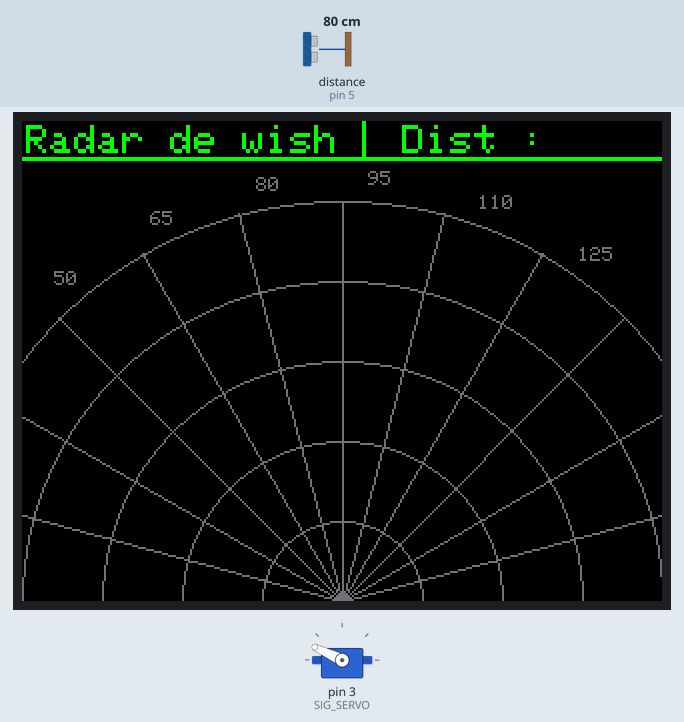
Recording of a sketch running on a simulated Arduino Uno, built with avr-gcc and run on an emulated ATmega328P. On the bench: 320×240 colour display, servo. Wiring (inferred from the names in the program): ultrasonic range finder: trigger pin 4; echo pin 5. Inputs (shaded band) come from the test bench; at power-on: distance to the obstacle (sensor on pin 5) 80 cm. The echo pulse lasts 58.3 µs per cm.

Above: at 0.4 s.
At 10.5 s:
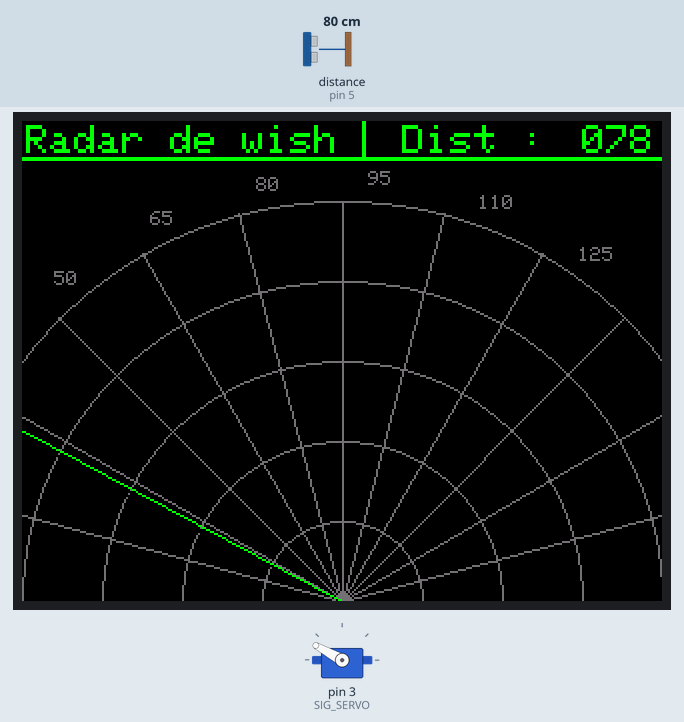
10.6 s: distance to the obstacle (sensor on pin 5) set to 2 cm
At 13.19 s:
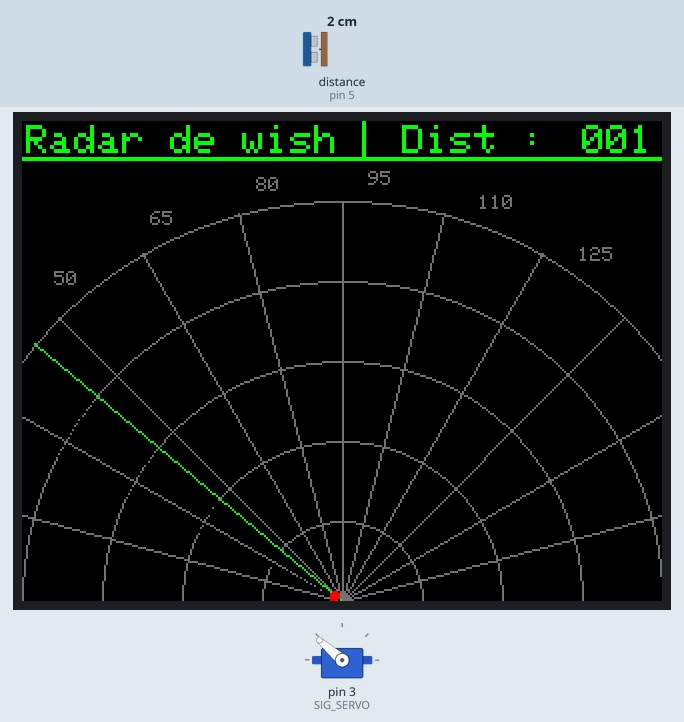
13.2 s: distance to the obstacle (sensor on pin 5) set to 250 cm
At 14.2 s:
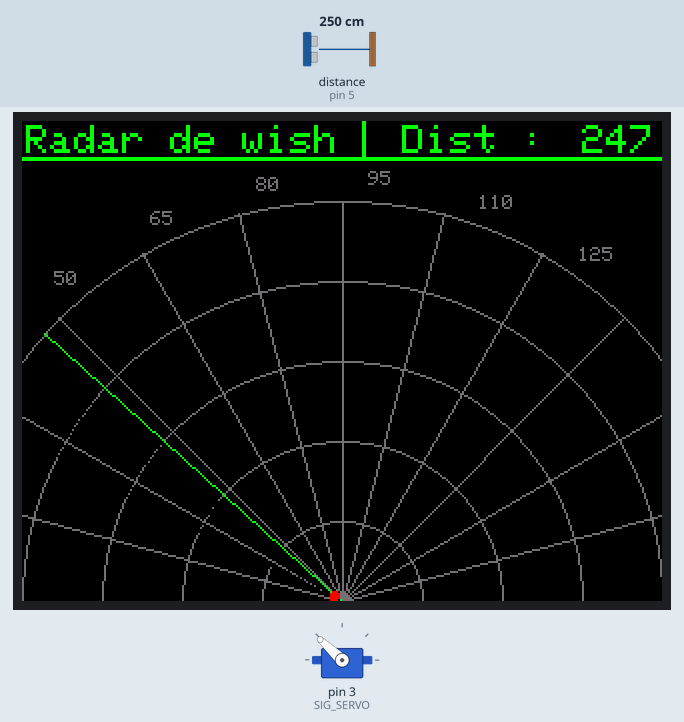
15.8 s: distance to the obstacle (sensor on pin 5) set to 35 cm
At 19.63 s:
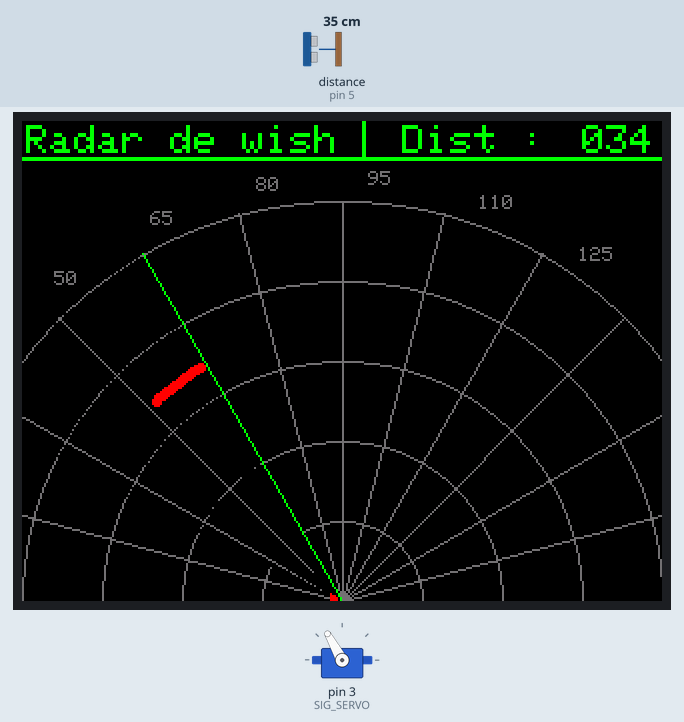
Timing chart, 0 to 31.7 s (numbered marks = the images above; inputs shaded):
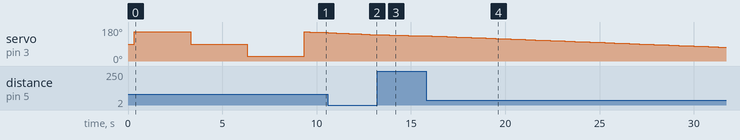

Measured:
- what the display in image 3 shows lasts 0.5 s, from 13.8 s to 14.3 s

The sketch:

radar_tft.ino
```cpp
// https://passionelectronique.fr/tutorial-ecran-tft-ili9341-arduino-esp32/

#define MINANGLE 25
#define MAXANGLE 155

uint8_t angle_courant = MINANGLE;
char pas = 1;

void setup() {
  setTables();
  initTFT();
  initCapteur();
  initServo();

  displayLadder();
  displayNumbers();
  turn(MINANGLE);
  delay(3000);
  turn((MAXANGLE+MINANGLE)/2);
  delay(3000);
  turn(MAXANGLE);
  delay(3000);
}

void loop() {
  for (int i = 0; i <= MAXANGLE-MINANGLE; i ++) {
    angle_courant += pas;
    turn(angle_courant);
    saveDistance(angle_courant, readCapteurMedian());
    displayValue(getDistance(angle_courant));
    renderRay(angle_courant, pas);
  }
  pas *= -1;
}
```

capteur.ino
```cpp
#define trigPin 4
#define echoPin 5

#define FILTRE 20 // taille du filtre median

uint8_t lstDistances[MAXANGLE-MINANGLE];
uint8_t lstLastDistances[MAXANGLE-MINANGLE];

// initialie le capteur
void initCapteur() {
  pinMode(trigPin, OUTPUT);
  pinMode(echoPin, INPUT);
  for (int i = 0; i < MAXANGLE-MINANGLE; i++) {
    lstDistances[i] = 255;
    lstLastDistances[i] = 255;
  }
}

// lit les donnees du capteur
int readCapteur(void) {
  digitalWrite(trigPin, HIGH);
  delayMicroseconds(10);
  digitalWrite(trigPin, LOW);
  return pulseIn(echoPin, HIGH) * 0.017; // 0.034 cm/micro s (aller retour donc on divise par 2)
}

// lisse les donnees avec un filtre median
int readCapteurMedian(void) {
  int median[FILTRE];
  for (int i = 0; i < FILTRE; i++) {
    delay(10);
    median[i] = readCapteur();
    char j = i-1;
    while (j >= 0  && median[j] > median[j+1]) {
      int temp = median[j];
      median[j] = median[j+1];
      median[j+1] = temp;
      j--;
    }
  }
  return median[FILTRE/2];
}

// enregistre la distance avec un angle donnee et retiens la precedente distance
void saveDistance(uint8_t angle, int distance) {
  angle -= MINANGLE;
  distance = min(distance, 255);
  lstLastDistances[angle] = lstDistances[angle];
  lstDistances[angle] = distance;
}

// obtien la distance enregistree avec l'angle
uint8_t getDistance(uint8_t angle) {
  angle -= MINANGLE;
  return lstDistances[angle];
}

// obtien la penultieme distance enregistree avec l'angle
uint8_t getLastDistance(uint8_t angle) {
  angle -= MINANGLE;
  return lstLastDistances[angle];
}
```

ecran_tft.ino
```cpp
#include <Adafruit_GFX.h>
#include <Adafruit_ILI9341.h>

#define TFT_CS        10
#define TFT_RST       9
#define TFT_DC        8

#define NOIR          0x0000
#define GRIS          0x738e
#define VERT          0x07E0
#define ROUGE         0xF800

#define MAXWIDTH      320
#define MAXHEIGHT     240

#define ESPACERAYON   15
#define TAILLERAYON   200
#define ORIGINERAYONX MAXWIDTH/2
#define ORIGINERAYONY MAXHEIGHT

#define ECHELLEDIST   4 // 1cm dans la vrai vie = 4 pixels
#define RCERCLEDIST   ECHELLEDIST * 10
#define MAXDISTAFF    TAILLERAYON/ECHELLEDIST

Adafruit_ILI9341 tft = Adafruit_ILI9341(TFT_CS, TFT_DC, TFT_RST);
int rayCourant[4];
int rayPrecedent[4];

// initialise l'ecran TFT et affiche les infos de bases
void initTFT(void) {
  tft.begin();

  tft.setRotation(3);
  tft.fillScreen(NOIR);
  tft.setTextColor(VERT);
  tft.setTextSize(2);

  tft.setCursor(2, 2);
  tft.println("Radar de wish");
  tft.setCursor(190, 2);
  tft.println("Dist :  ");

  tft.drawRect(0, 18, MAXWIDTH, 2, VERT);
  tft.drawRect(MAXWIDTH/2+10, 0, 2, 18, VERT);
}

// affiche value (max 3 chiffres) en haut a droite de l'ecran
void displayValue(int value) {
  tft.setCursor(280, 2);
  tft.setTextSize(2);
  tft.setTextColor(VERT, NOIR);
  tft.print(value/100);
  value %= 100;
  tft.print(value/10);
  value %= 10;
  tft.print(value);
}

// affiche les cercles concentriques et les rayons d'angles
void displayLadder(void) {
  int x = ORIGINERAYONX;
  int y = ORIGINERAYONY;
  for (int i = RCERCLEDIST; i <= TAILLERAYON; i += RCERCLEDIST) {
    tft.drawCircle(x, y, i, GRIS);
  }
  for (int angle = ESPACERAYON; angle < 180; angle += ESPACERAYON) {
    double rad = angle * (M_PI/180);
    int x1 = x - TAILLERAYON * cos(rad);
    int y1 = y - TAILLERAYON * sin(rad);
    tft.drawLine(x, y, x1, y1, GRIS);
  }
}

// calcul le rayon avec de angle degre et sauvegarde le precedent rayon
void calcNewRay(int angle) {
  for (int i = 0; i < 4; i++) {
    rayPrecedent[i] = rayCourant[i];
  }
  rayCourant[0] = ORIGINERAYONX;
  rayCourant[1] = ORIGINERAYONY;
  rayCourant[2] = rayCourant[0] - TAILLERAYON * getCos(angle);
  rayCourant[3] = rayCourant[1] - TAILLERAYON * getSin(angle);
}

// calcul et affiche le nouveau rayon
void displayRay(uint8_t angle, int couleur1, int couleur2) {
  calcNewRay(angle);
  tft.drawLine(rayPrecedent[0], rayPrecedent[1], rayPrecedent[2], rayPrecedent[3], couleur2);
  tft.drawLine(rayCourant[0], rayCourant[1], rayCourant[2], rayCourant[3], couleur1);
}

// affiche un point
void renderDistance(uint8_t angle, int couleur) {
  double c = getCos(angle);
  double s = getSin(angle);

  int distance = getLastDistance(angle) * ECHELLEDIST;
  int x = ORIGINERAYONX - distance * c;
  int y = ORIGINERAYONY - distance * s;
  tft.fillCircle(x, y, 2, NOIR);

  distance = getDistance(angle);
  if (distance > MAXDISTAFF) return;
  distance *= ECHELLEDIST;
  x = ORIGINERAYONX - distance * c;
  y = ORIGINERAYONY - distance * s;
  tft.fillCircle(x, y, 2, couleur);
}

// affiche les angles des rayons
void displayNumbers(void) {
  float rad;
  int x, y;
  tft.setTextSize(1);
  tft.setTextColor(GRIS);
  for (int i = 50; i < 140; i += ESPACERAYON) { // avant 50 et apres 140, l'ecran est trop petit pour etre affiche
    x = ORIGINERAYONX - (TAILLERAYON+15) * getCos(i);
    y = ORIGINERAYONY - (TAILLERAYON+15) * getSin(i);
    tft.setCursor(x-5, y);
    tft.print(i);
  }
}

void renderRay(uint8_t angle, int pas) {
  int couleur = GRIS;
  if ((angle-pas)%ESPACERAYON) {
    couleur = NOIR;
  }
  displayRay(angle, VERT, couleur);
  renderDistance(angle-pas, ROUGE);
  // renderDistance(angle_courant, ROUGE);
}
```

mathTable.ino
```cpp
// #define OPTI

#ifdef OPTI

float table_sin[MAXANGLE-MINANGLE];
float table_cos[MAXANGLE-MINANGLE];

// initialise les tables cos et sin
void setTables(void) {
  for (int i = MINANGLE; i < MAXANGLE; i++) {
    double angle = i * (M_PI/180);
    table_cos[i-MINANGLE] = (float)cos(angle);
    table_sin[i-MINANGLE] = (float)sin(angle);
  }
}

// obtiens le sin d'angle
float getSin(int angle) {
  angle -= MINANGLE;
  return table_sin[angle];
}

// obtiens le cos d'angle
float getCos(int angle) {
  angle -= MINANGLE;
  return table_cos[angle];
}

#else
// initialise les tables cos et sin
void setTables(void) {
  // pass
}

// obtiens le sin d'angle
float getSin(int angle) {
  return sin(angle*M_PI/180);
}

// obtiens le cos d'angle
float getCos(int angle) {
  return cos(angle*M_PI/180);
}
#endif
```

servo.ino
```cpp
#include <Servo.h>

#define SIG_SERVO 3

Servo servo;

// initialise le servo
void initServo(void) {
  servo.attach(SIG_SERVO);
}

// deplace le servo pour qu'il soit dans l'angle donee
void turn(int angle) {
  servo.write(180-angle);
}
```
